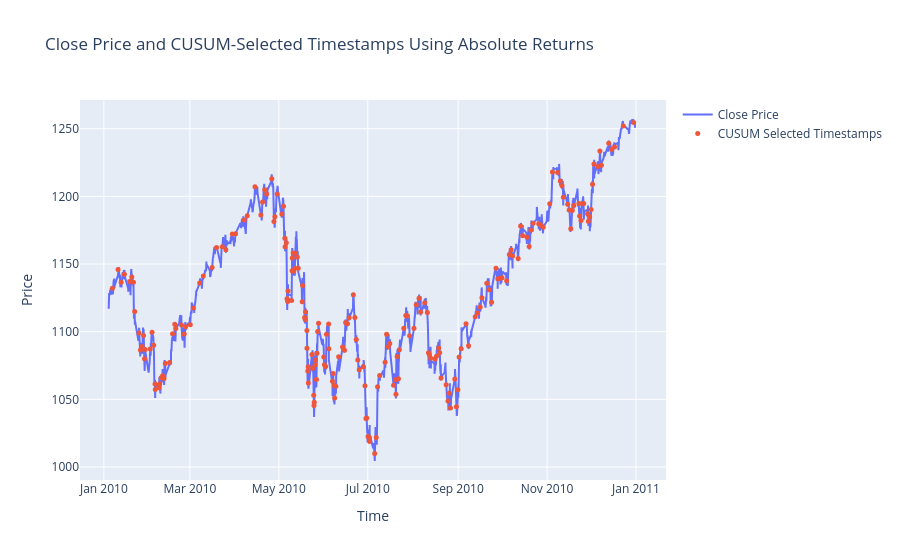

The cell this chart's notebook holds for it:
### Code cell
# (a)
fig = go.Figure()

fig.add_trace(go.Scatter(x=df.index,y=df["close"],mode="lines",name="Close Price"))
fig.add_trace(go.Scatter(x=sampled_25.index,y=sampled_25["close"],mode="markers",marker=dict(size=5),name="CUSUM Selected Timestamps"))
fig.update_layout( title="Close Price and CUSUM-Selected Timestamps Using Absolute Returns",xaxis_title="Time", yaxis_title="Price")
fig.show()

### Figure 1 — Plotly figure (JSON) as saved in the notebook; plotly's stock layout.template omitted (floating-point values rounded to 4 significant figures; data arrays with more than 128 entries replaced by an {"elided": "..."} marker saying what was removed)
{"data": [{"mode": "lines", "name": "Close Price", "type": "scatter", "x": {"elided": "15115 str values"}, "y": {"elided": "15115 float values"}}, {"marker": {"size": 5}, "mode": "markers", "name": "CUSUM Selected Timestamps", "type": "scatter", "x": {"elided": "218 str values"}, "y": {"elided": "218 float values"}}], "layout": {"title": {"text": "Close Price and CUSUM-Selected Timestamps Using Absolute Returns"}, "xaxis": {"title": {"text": "Time"}}, "yaxis": {"title": {"text": "Price"}}}}
